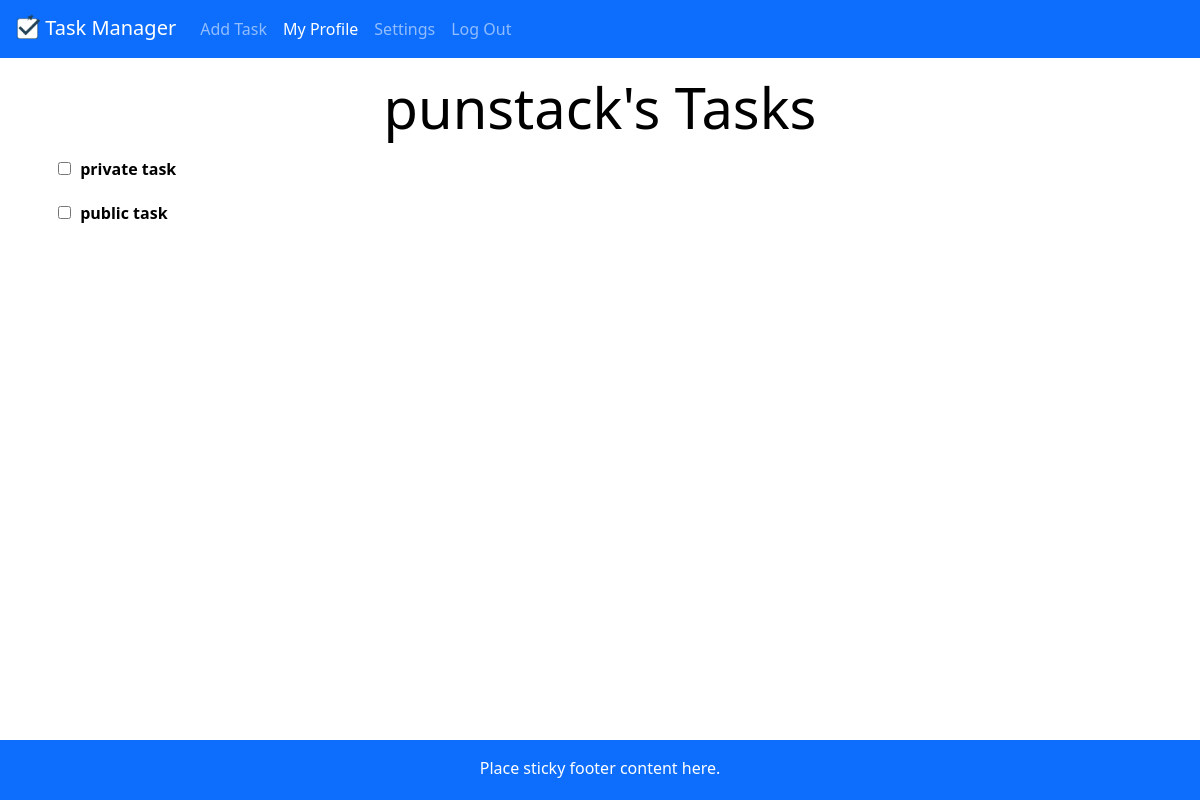
/punstack (signed in), run on an earlier commit of the app's database.
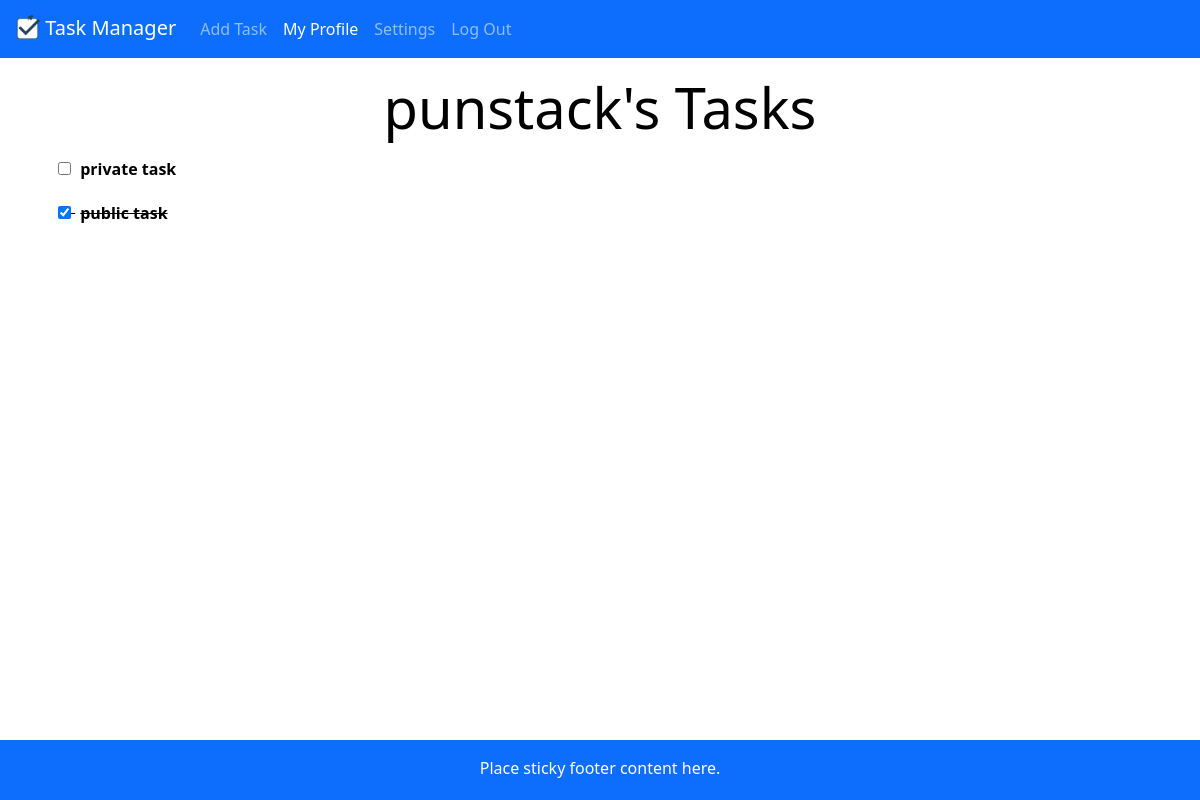
And on a later commit of the database.
### app.py (models this page shows, shortened)
class User(db.Model):
    __tablename__ = 'User'
    id = db.Column(db.String(36), primary_key = True, default=lambda: str(uuid.uuid4()))
    user = db.Column(db.String(20), unique = True, nullable = False) # stores original case of username
    user_lower = db.Column(db.String(20), unique = True, nullable = False) # stores lower case version of username
    email = db.Column(db.String(100), unique = True, nullable = False)
    email_lower = db.Column(db.String(100), unique = True, nullable = False)
    password = db.Column(db.String(50), nullable = False)
    tasks = db.relationship('Task', backref='user', lazy = True)
    friends = db.relationship('User',
                              secondary = friends,
                              primaryjoin = (friends.c.user_id == id),
                              secondaryjoin = (friends.c.friend_id == id),
                              backref = db.backref('friended_by', lazy = 'dynamic'), # for loading 'friended_by'
                              lazy = 'dynamic') # for loading 'friends'

class Task(db.Model):
    __tablename__ = 'Task'
    id = db.Column(db.Integer, primary_key = True)
    title = db.Column(db.String(100), nullable = False)
    description = db.Column(db.String(200), default = None)
    due_date = db.Column(db.Date, default = None)
    completed = db.Column(db.Boolean, default = False)
    task_status = db.Column(db.Boolean, default = False, nullable = False) # False = private, True = public (easier to implement when viewing user page)
    user_id = db.Column(db.String(36), db.ForeignKey('User.id'), nullable = False) # matches id in "User" class
    subtasks = db.relationship('Subtask', backref='task', lazy = True)

### app.py (the view, shortened to what this page needs)
@app.route("/<user>")
def user_page(user):
    if "user" in session:
        info = {
            'stored_user': User.query.filter_by(user_lower=session["user"].lower()).first(),
            'viewed_user': None,
            'tasks': None,
        }
        if not info["stored_user"]:
            flash("Your account no longer exists. Please log in again.", "error")
            session.pop("user", None)
            return redirect(url_for("login"))
        if user.lower() == info["stored_user"].user_lower:
            info["tasks"] = info["stored_user"].tasks
            return render_template("user.html", user = info["stored_user"].user, info = info)
    flash("To view profiles, you need to log in first.", "info")
    return redirect(url_for("login"))

### app.py (called while the page is built)
@app.before_request
def check_user_existence():
    if "user" in session:
        user_lower = session["user"].lower()
        if not User.query.filter_by(user_lower=user_lower).first():
            session.pop("user", None)
            flash("Your account no longer exists. Please log in again.", "error")
            return redirect(url_for("login"))

### templates/user.html (shortened to what this page needs)
{% extends "layout.html" %}
{% block user_status %}active{% endblock %}
{% block settings_status %}{% endblock %}
{% block add_status %}{% endblock %}
{% block content %}
<div class="position-relative m-md-3">
  <div>
    <h1 class="h3 mb-3 display-4 font-weight-normal text-center">{{ user }}'s Tasks</h1>
  </div>
  {% if user != session.get("user") %}
    {% for task in info["tasks"] %}
      {% if task.task_status == True %}
      <span {% if task.completed %} style="text-decoration: line-through" {% endif %}>
        <div class="task">
          <input type="checkbox" class="task-checkbox" {% if task.completed %}checked{% endif %} onclick="updateTaskStatus(this, {{ task.id }})" disabled>
          <span class="task-name">{{ task.title }}</span>
          <div class="task-details">
            {% if task.description %}
            <span class="task-description">{{ task.description }}</span><br>
            {% endif %}
            {% if task.due_date %}
            <span class="task-due-date">{{ task.due_date }}</span><br>
            {% endif %}
            {% for subtask in task.subtasks %}
            <input type="checkbox" class="subtask-checkbox" onclick="updateSubtaskStatus(this, {{ subtask.id }})" {% if subtask.completed %}checked{% endif %} disabled>
            <span class="subtask-name">{{ subtask.title }}</span><br>
            {% endfor %}
          </div>
        </div>
      </span>
      {% endif %}
    {% endfor %}
  {% else %}
    {% for task in info["tasks"] %}
      <span {% if task.completed %} style="text-decoration: line-through" {% endif %}>
        <div class="task">
          <input type="checkbox" class="task-checkbox" {% if task.completed %}checked{% endif %} onclick="updateTaskStatus(this, {{ task.id }})">
          <span class="task-name">{{ task.title }}</span>
        </div>
      </span>
      {% endfor %}
  {% endif %}
</div>
{% endblock %}

### templates/layout.html (shortened to what this page needs)
<!doctype html>
<html lang="en">
<head>
  <link rel="stylesheet" href="https://cdn.jsdelivr.net/npm/bootstrap@5.3.0-alpha1/dist/css/bootstrap.min.css">
  <link rel="stylesheet" type="text/css" href="{{ url_for('static', filename='style.css') }}">
</head>
<body>
  <nav class="navbar navbar-expand-lg navbar-dark bg-primary text-center">
    <a class="navbar-brand" href="/"><img src="{{ url_for('static', filename='task_manager_logo.png') }}"
        alt="Task Manager Logo" width="25" height="25"> Task Manager</a>
    <div class="collapse navbar-collapse" id="navbarText">
      <ul class="navbar-nav mr-auto">
        {% if session.get("user") %}
        <li class="nav-item">
          <a class="nav-link {% block add_status %}{% endblock %}" href="/add-task">Add Task</a>
        </li>
        <li class="nav-item">
          <a class="nav-link {% block user_status %}{% endblock %}" href="{{url_for("user_page",
            user=session["user"])}}">My Profile</a>
        </li>
        <li class="nav-item">
          <a class="nav-link {% block settings_status %}{% endblock %}" href="/settings">Settings</a>
        </li>
        <li class="nav-item">
          <a class="nav-link" href="/logout">Log Out</a>
        </li>
        {% endif %}
      </ul>
    </div>
  </nav>
  <main class="flex-shrink-0">
    <div class="container">
      {% block content %}
      {% endblock %}
    </div>
  </main>
  <footer class="footer fixed-bottom mt-auto py-3 bg-primary">
    <div class="container">
      <span>Place sticky footer content here.</span>
    </div>
  </footer>
</body>
</html>

### static/style.css (style rules this page uses)
body { min-height: 100vh; display: flex; flex-direction: column; color: #000000 }
h1 { color: #517EF7 }
main { flex: 1; }
.navbar-brand { margin-left:15px !important; }
.footer { width: 100%; height: 60px; }
.footer .container { text-align: center; color: #ffffff }
.task { margin-bottom: 20px; color: black; }
.task-name { font-weight: bold; margin-left: 5px; }

### templates/layout.html (style rules this page uses)
html, body { height: 100%; margin: 0; }
body { display: flex; flex-direction: column; }
main { flex: 1; }
img { margin-bottom: 6px; }
.footer { padding: 1rem; text-align: center; }

What changed in the data, as far as the page shows it:
changed Task "public task": completed "☐" → "☑"
